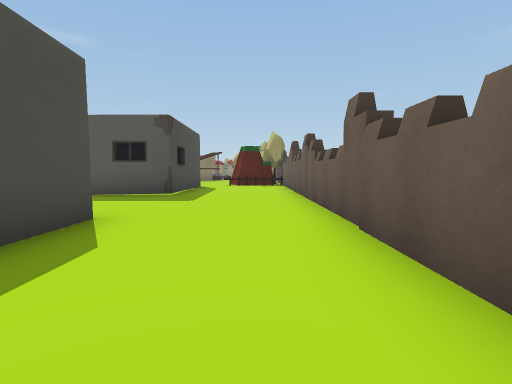
view 1 (above)

24 first-person views from a walk through a Unity game level. The camera is 1.3 m above the floor, tilts 4° down and sees 80° across. The floor is counted in squares, 2 m on a side. Each view is taken from the middle of a square. On the plan, view 1 faces up. The plan holds only what a view shows up to about 10 squares ahead; the rest is blank. The place goes on beyond the plan. The player is left out. Some surface patterns are stand-ins.

view 2
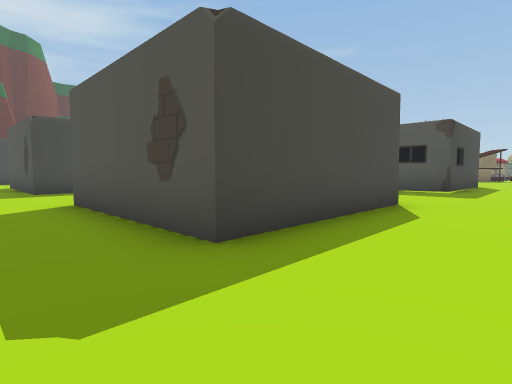

view 3
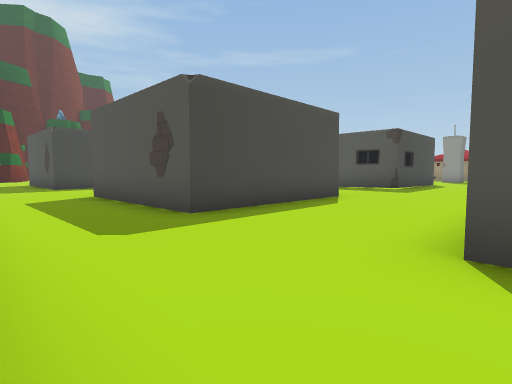

view 4
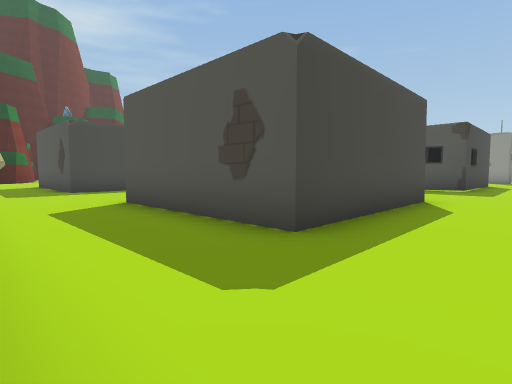

view 5
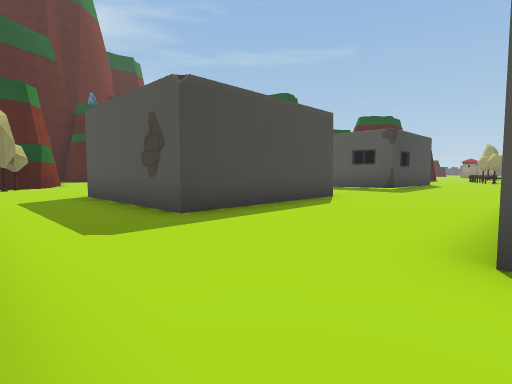

view 6
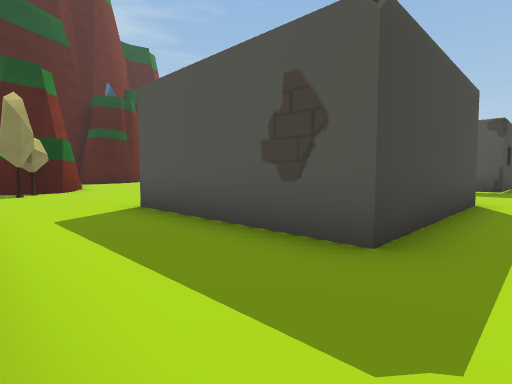

view 7
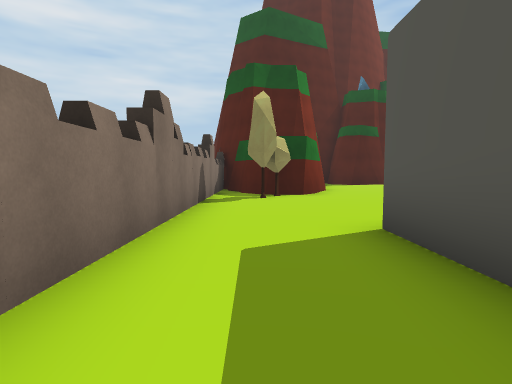

view 8
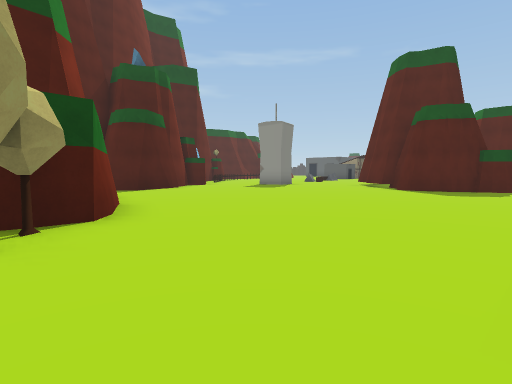

view 9
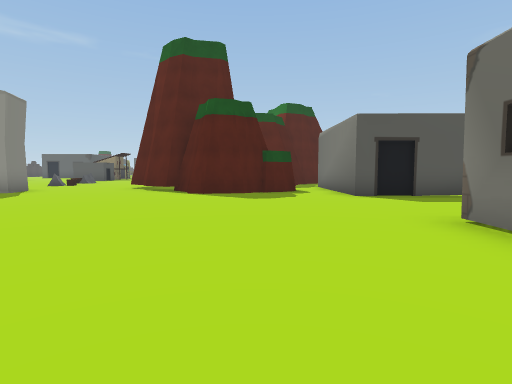

view 10
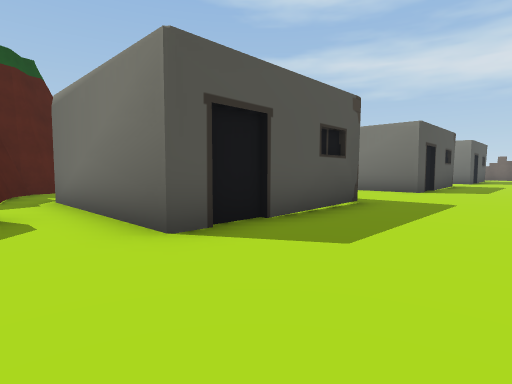

view 11
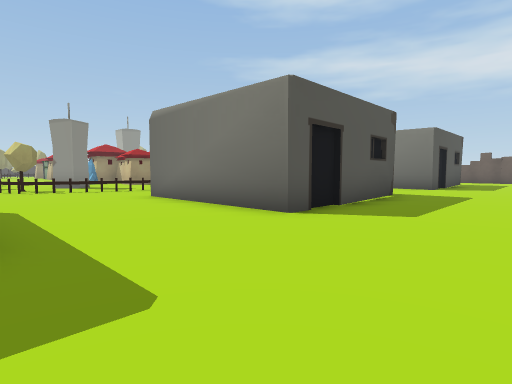

view 12
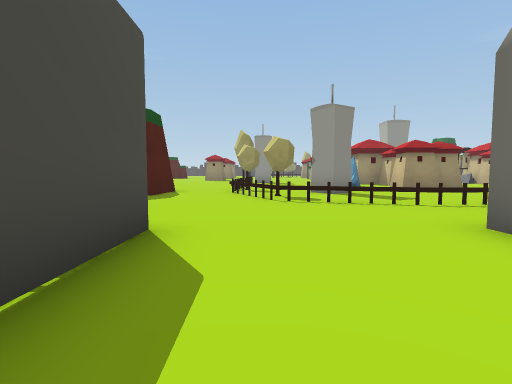

view 13
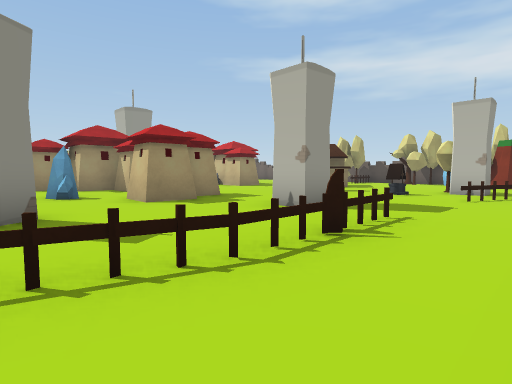

view 14
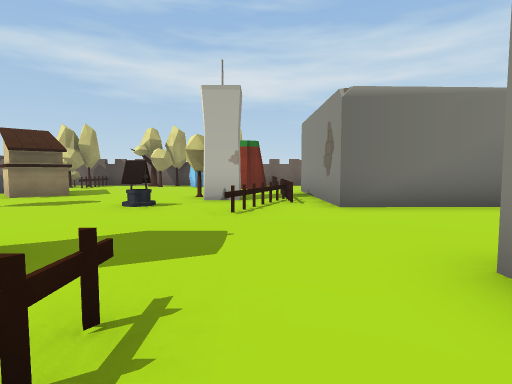

view 15
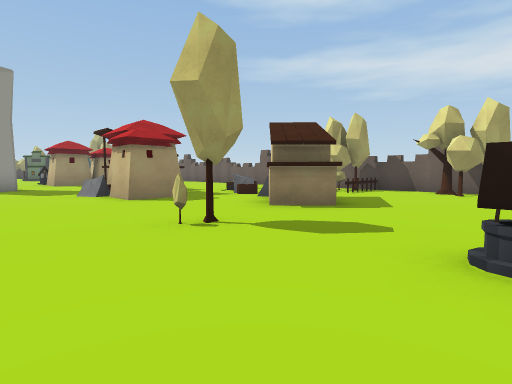

view 16
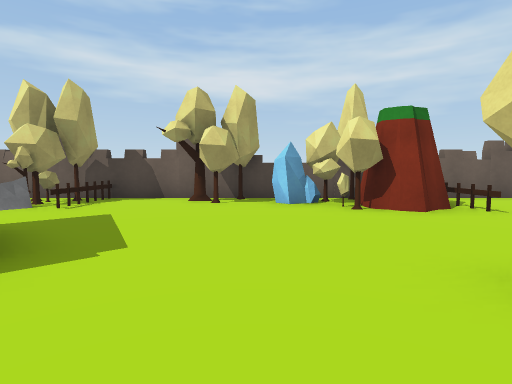

view 17
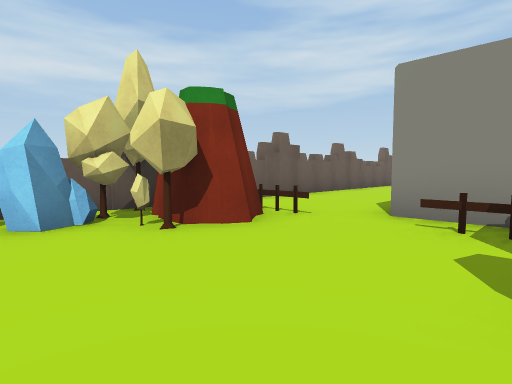

view 18
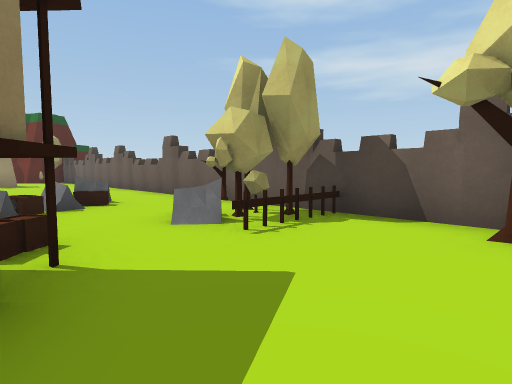

view 19
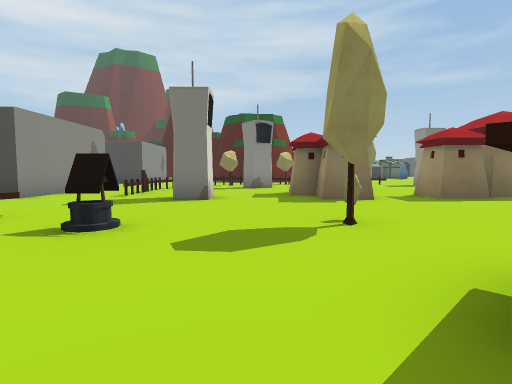

view 20
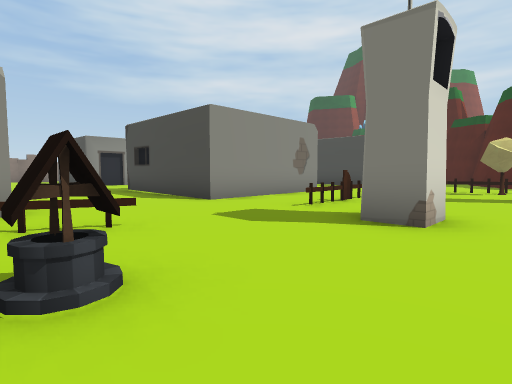

view 21
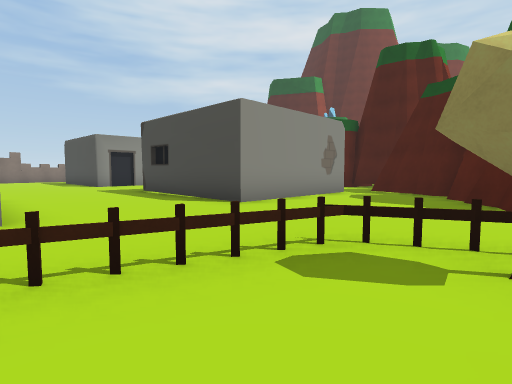

view 22
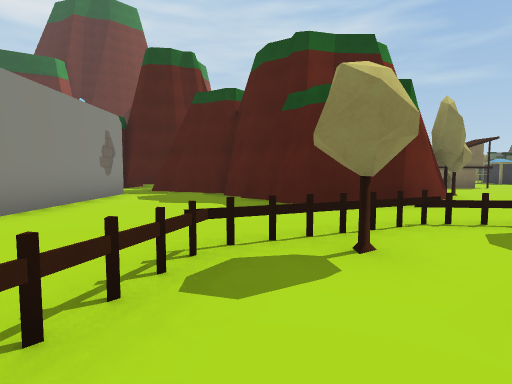

view 23
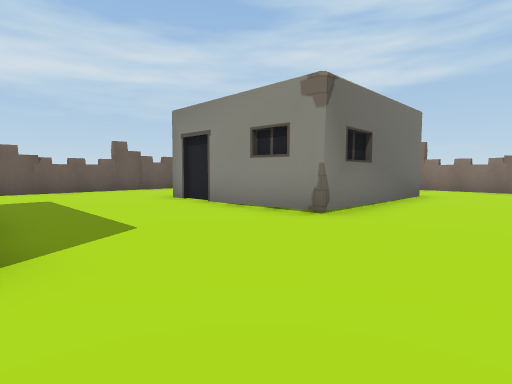

view 24
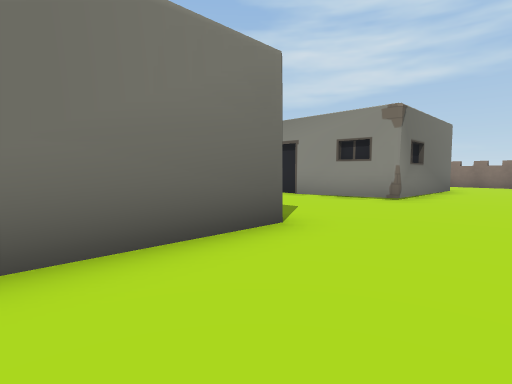

### Floor plan
Points are (right, up) in squares from view 1. A wall is a line through its corners. A room is listed if a view was taken in it or the views show most of it. See-through windows are left out.
Room 1 (views 1, 2, 3, 4, 5, 6, 7, 8, 9, 10, 23, 24)
walls: (-18.1, 4) (-18, -0.5) (-22.4, -0.6); (-10, 4.1) (-10, -0.5) (-14.3, -0.5); (-22.4, 3.1) (-22.4, 3.9); (-22.4, 7.8) (-22.5, 10.4); (-6.5, 4.1) (-2.2, 4.2) (-2.2, -0.4) (-6.4, -0.4) (-6.5, 4.1); (-6.5, 8) (-6.6, 12.5); (-10.1, 12.5) (-10.1, 8) (-14.3, 7.9); (-8.1, -3.2) (-5.9, -3.2); (-23.8, 9.9) (-24.2, 9.5); (-24.4, 9.6) (-25.4, 8.8) (-25.8, 8.8); (-25.4, 8.9) (-26.4, 8.6) (-26.9, 8.8); (-27, 9.4) (-27.5, 9.9) (-27.9, 9.7) (-28.3, 10); (-27.6, -0.4) (-27.3, -0.7); (-2.3, 10) (-2.3, 8.1) (-4.4, 8); (-29.2, 0.3) (-27.3, -0.6) (-27.3, -1.6) (-28, -2.4) (-28.5, -2.5) (-29.1, -2.9); (-28.9, -3.2) (-20.2, -3.2); (1.2, 1.2) (1.2, 12.8)
ways out: opening at (-23, 6) to room 2; opening at (-15, 4.8) to room 2; opening at (-8, 12) to room 2; opening at (-2, 14) to room 2; opening at (-23, 10)
objects: tree (-27, -1); tree (-26, -2); other object (0, 13)
Room 2 (views 11, 12, 13, 14, 15, 16, 17, 18, 19, 20, 21, 22)
walls: (-19.6, 18.7) (-19.8, 17.2) (-20.3, 16.5) (-20.8, 16.3); (-20.1, 17.2) (-20.5, 16.8); (-20.7, 16.5) (-21.4, 15.7); (-20.8, 16.6) (-21.3, 16); (-20.9, 20.3) (-19.7, 18.8) (-19.7, 18.3); (-21.5, 16) (-22, 15.5); (-21.4, 20.5) (-20.6, 19.8); (-22.9, 15.3) (-22.8, 14.6) (-23.1, 14.3) (-23.4, 13.4); (-22.5, 12.3) (-18.2, 12.4) (-18.2, 7.9) (-22.4, 7.8); (-6.6, 12.5) (-2.2, 12.6); (-14.3, 7.9) (-14.4, 12.4) (-10.1, 12.5); (1.2, 17.5) (1.2, 25.5)
ways out: opening at (-23, 6) to room 1; opening at (-15, 4.8) to room 1; opening at (-8, 12) to room 1; opening at (-2, 14) to room 1; opening at (-23, 13)
objects: other object (-22, 21); other object (-18, 18); other object (-17, 16); tree (-17, 17) to (-16, 17); other object (-17, 19) to (-17, 20); other object (-16, 15) to (-14, 15); other object (-15, 18); other object (-13, 15) to (-11, 15); other object (-13, 21); house (-12, 19) to (-11, 20); house (-12, 24); house (-12, 25); house (-11, 20) to (-10, 20); house (-11, 23) to (-10, 23); other object (-10, 17); other object (-7, 14) to (-6, 14); tree (-7, 19); other object (-6, 16); house (-6, 23) to (-5, 23); other object (-6, 24); other object (-5, 13) to (-4, 13); other object (-5, 15); house (-5, 19) to (-3, 21); house (-5, 24); other object (-5, 25); tree (-4, 15); other object (-3, 23); other object (-2, 24); tree (-1, 15); other object (-1, 16); other object (-1, 21); other object (-1, 25); tree (0, 15); tree (0, 16); tree (0, 18); other object (0, 20); tree (0, 21); tree (1, 15); tree (1, 17); tree (1, 18); tree (1, 21); tree (1, 22)

Positions as (right, up) in squares from view 1, and headings:
1: (0, 0), facing up
2: (0, -2), facing up-left
3: (-6, -3), facing up-left
4: (-8, -3), facing up-left
5: (-14, -3), facing up-left
6: (-17, -3), facing up-left
7: (-19, -2), facing left
8: (-23, -2), facing up-left
9: (-25, 0), facing up
10: (-24, 5), facing up-right
11: (-18, 5), facing up-right
12: (-17, 9), facing up
13: (-15, 13), facing up-right
14: (-12, 14), facing right
15: (-9, 16), facing up-right
16: (-6, 17), facing right
17: (-4, 17), facing down-right
18: (-3, 18), facing up-right
19: (-3, 18), facing left
20: (-6, 18), facing down-left
21: (-14, 17), facing down-left
22: (-14, 16), facing left
23: (-9, 8), facing down-right
24: (-9, 11), facing down-right
